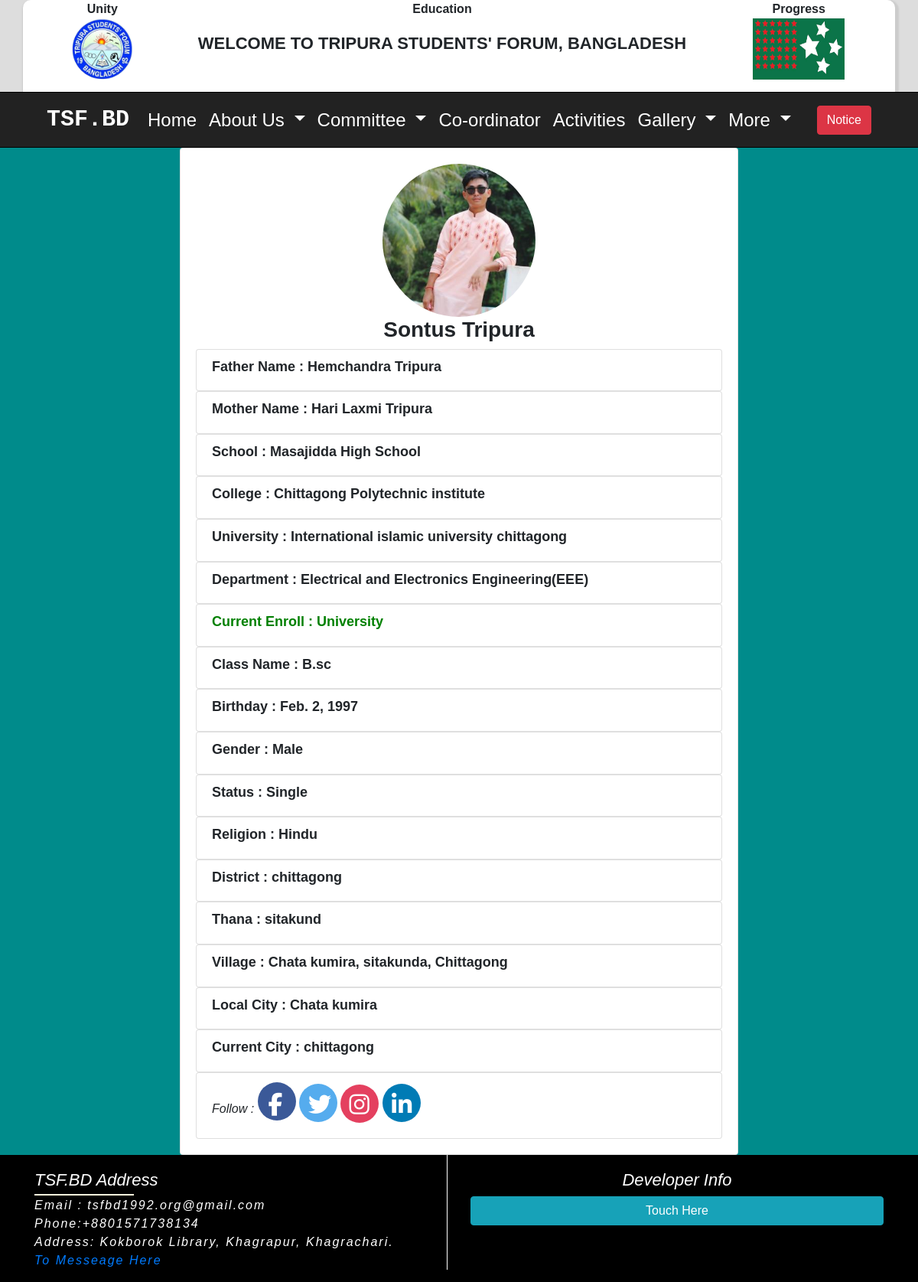
Screenshot of /profile/5/ with the database file from the repository.
### Home_app/models.py (models this page shows, shortened)
class TsfAboutSetting(models.Model):
    tsf_logo = models.ImageField(upload_to='tsf_logo', blank=True)
    tsf_flag = models.ImageField(upload_to='tsf_flag', blank=True)
    tsf_greeting = models.CharField(max_length=255, blank=True)
    country = models.CharField(max_length=255, blank=True)
    tsf_phone = models.CharField(max_length=255, blank=True)
    tsf_email = models.EmailField(max_length=255, blank=True)
    tsf_address = models.TextField(blank=True)
    tsf_about = models.TextField(blank=True)
    tsf_president_name = models.CharField(max_length=255, blank=True)
    tsf_president_photo = models.ImageField(upload_to='president_photo')
    tsf_president_title = models.CharField(max_length=255, blank=True)
    tsf_president_about = models.TextField(blank=True)
    tsf_secretary_name = models.CharField(max_length=255, blank=True)
    tsf_secretary_photo = models.ImageField(upload_to='secretary_photo')
    tsf_secretary_title = models.CharField(max_length=255, blank=True)
    tsf_secretary_about = models.TextField(blank=True)
    tsf_fb_link = models.URLField(max_length=255, blank=True)
    tsf_twitter_link = models.URLField(max_length=255, blank=True)
    tsf_instagram_link = models.URLField(max_length=255, blank=True)
    tsf_linkdin_link = models.URLField(max_length=255, blank=True)
    tsf_youtube_link = models.URLField(max_length=255, blank=True)
    class Meta:
        verbose_name_plural = "TSF ABOUT"

### Profile_app/models.py (models this page shows, shortened)
class Profile(models.Model):
    user = models.OneToOneField(User, on_delete=models.CASCADE)
    photo = models.ImageField(default='default.jpg', upload_to='profile_pic')
    university = models.CharField(max_length=100, blank=True)
    School = models.CharField(max_length=100, blank=True)
    college = models.CharField(max_length=100, blank=True)
    gender = models.CharField(max_length=20, default="Male", choices=(("Male", "Male"), ("Female", "Female")))
    status = models.CharField(max_length=30, default="Single", choices=(("Single", "Single"), ("Married", "Married"), ("In a Relationship","In a Relationship")))
    fathername = models.CharField(max_length=50, blank=True)
    mothername = models.CharField(max_length=50, blank=True)
    deparment = models.CharField(max_length=50, blank=True)
    current_enroll = models.ForeignKey(StudentCategory, on_delete=models.CASCADE, null=True, blank=True, related_name="current_enroll")
    religion = models.CharField(max_length=20, blank=True)
    Class = models.CharField(max_length=50, blank=True)
    Village = models.CharField(max_length=150, blank=True)
    thana = models.CharField(max_length=50, blank=True)
    phone = models.CharField(max_length=12, blank=True)
    district = models.CharField(max_length=100, blank=True)
    current_city = models.CharField(max_length=100, blank=True)
    local_city = models.CharField(max_length=100, blank=True)
    birthday = models.DateField(default="1990-02-02", null=True, blank=True)
    facebook = models.URLField(blank=True)
    twitter = models.URLField(blank=True)
    instagram = models.URLField(blank=True)
    linkdin = models.URLField(blank=True)

class StudentCategory(models.Model):
    current_enroll_name = models.CharField(max_length=100,  null=True, blank=True)
    def __str__(self):
        return self.current_enroll_name

### Profile_app/views.py (the view)
# urls.py: path('profile/<int:pk>/', views.view_profile, name='view_profile'),
def view_profile(request, pk=None):
    if pk:
        user = User.objects.get(pk=pk)
    else:
        user = request.user
    arg = {'user': user,}
    return render(request, 'Profile_app/profile_views.html', arg)

### About_app/context_processors.py (called while the page is built)
def about_categories(request):
    about_categories = Category.objects.all()
    return {'about_categories': about_categories }

### Home_app/context_processors.py (called while the page is built)
def about_inform(request):
    about_inform = TsfAboutSetting.objects.first()
    return {'about_inform': about_inform}

def developer_info(request):
    developer_info = DeveloperInfo.objects.first()
    return {'developer_info': developer_info}

### templates/Profile_app/profile_views.html (shortened to what this page needs)
{% extends 'home/base.html' %}
{% load static %}
{% block body %}
<section class="login_page_section">
<div class="container">
  <div class="row justify-content-center">
<div class="col-md-8">
  <div class="card central_leeader_detail_section">
    <div class="card-body">
<div class="text-center">
  {% if user.profile.photo %}
     <img src="{{ user.profile.photo.url }}" alt="" class="rounded-circle profile-detail-pic">
{% endif %}
<h3 class="name">{{ user.first_name }} <span class="lastname">{{ user.last_name }}</h3>
</div>
<ul class="list-group list_group">
  <li class="list-group-item">
    <h2 class="title_name">Father Name : <span class="name_of_profile">{{ user.profile.fathername }}</span></h2>
  </li>
</ul>
<ul class="list-group list_group">
  <li class="list-group-item">
    <h2 class="title_name">Mother Name : <span class="name_of_profile">{{ user.profile.mothername }}</span></h2>
  </li>
</ul>
<ul class="list-group list_group">
  <li class="list-group-item">
    <h2 class="title_name">School : <span class="name_of_profile">{{ user.profile.School }}</span></h2>
  </li>
</ul>
<ul class="list-group list_group">
  <li class="list-group-item">
    <h2 class="title_name">College : <span class="name_of_profile">{{ user.profile.college }}</span></h2>
  </li>
</ul>
<ul class="list-group list_group">
  <li class="list-group-item ">
    <h2 class="title_name">University : <span class="name_of_profile">{{ user.profile.university }}</span></h2>
  </li>
</ul>
<ul class="list-group list_group">
  <li class="list-group-item">
    <h2 class="title_name">Department : <span class="name_of_profile">{{ user.profile.deparment }}</span></h2>
  </li>
</ul>
<ul class="list-group list_group">
  <li class="list-group-item ">
    <h2 class="current_enroll">Current Enroll : <span class="current_enroll">{{ user.profile.current_enroll }}</span></h2>
  </li>
</ul>
<ul class="list-group list_group">
  <li class="list-group-item ">
    <h2 class="title_name">Class Name : <span class="name_of_profile">{{ user.profile.Class }}</span></h2>
  </li>
</ul>
<ul class="list-group list_group">
  <li class="list-group-item ">
    <h2 class="title_name">Birthday : <span class="name_of_profile">{{ user.profile.birthday }}</span></h2>
  </li>
</ul>
<ul class="list-group list_group">
  <li class="list-group-item ">
    <h2 class="title_name">Gender : <span class="name_of_profile">{{ user.profile.gender }}</span></h2>
  </li>
</ul>
<ul class="list-group list_group">
  <li class="list-group-item ">
    <h2 class="title_name">Status : <span class="name_of_profile">{{ user.profile.status }}</span></h2>
  </li>
</ul>
<ul class="list-group list_group">
  <li class="list-group-item ">
    <h2 class="title_name">Religion : <span class="name_of_profile">{{ user.profile.religion }}</span></h2>
  </li>
</ul>
<ul class="list-group list_group">
  <li class="list-group-item ">
    <h2 class="title_name">District : <span class="name_of_profile">{{ user.profile.district }}</span></h2>
  </li>
</ul>
<ul class="list-group list_group">
  <li class="list-group-item ">
    <h2 class="title_name">Thana : <span class="name_of_profile">{{ user.profile.thana }}</span></h2>
  </li>
</ul>
<ul class="list-group list_group">
  <li class="list-group-item ">
    <h2 class="title_name">Village : <span class="name_of_profile">{{ user.profile.Village }}</span></h2>
  </li>
</ul>
<ul class="list-group list_group">
  <li class="list-group-item ">
    <h2 class="title_name">Local City : <span class="name_of_profile">{{ user.profile.local_city }}</span></h2>
  </li>
</ul>
<ul class="list-group list_group">
  <li class="list-group-item ">
    <h2 class="title_name">Current City : <span class="name_of_profile">{{ user.profile.current_city }}</span></h2>
  </li>
</ul>
<ul class="list-group list_group">
  <li class="list-group-item ">
<h2 class="social_link"> Follow :
  <a href="{{ user.profile.facebook}}"><i class="fab fa-facebook-f fbcolor"></i></a>
  <a href="{{ user.profile.twitter}}"><i class="fab fa-twitter twittercolor"></i></a>
  <a href="{{ user.profile.instagram}}"><i class="fab fa-instagram instagramcolor"></i></a>
   <a href="{{ user.profile.linkdin}}"><i class="fab fa-linkedin-in link-IN "></i></a>
</h2>
  </li>
</ul>
</div>
</div>
</div>
  </div>
</section>
{% endblock %}

### templates/home/banner.html
{% load static %}
<section id="banner_section">
  <div class="container logoheder">
     <div class="tsf-logo-box">
       <p  class="dignity">Unity</p>
       <img src="{{ about_inform.tsf_logo.url }}" alt="logo" class="tsf_logo_banner">
     </div>
     <div class="tsf-text-box">
       <p class="dignity">Education</p>
      <h3 class="banner_text">{{ about_inform.tsf_greeting}}, {{ about_inform.country}}</h3>
    </div>
    <div class="tsf-flag-box">
      <p  class="dignity">Progress</p>
      <img src="{{ about_inform.tsf_flag.url}}" alt="flag" class="tsf_flag_banner">
    </div>
    </div>
    </section>

### templates/home/footer.html (shortened to what this page needs)
<div class="container">
    <div class="row">
       <div class="col-md-6">
   <div class="side_left">
    <ul class="footer_list">
      <h2 class="Tsf_info">TSF.BD Address </h2>
       <li class="tsf_email"> Email : {{ about_inform.tsf_email }}</li>
       <li> Phone:{{ about_inform.tsf_phone }}</li>
       <li> Address: {{ about_inform.tsf_address }}</li>
       <li> <a href="{% url 'contact' %}">To Messeage Here</a></li>
     </ul>
   </div>
       </div>
       <div class="col-md-6">
<div class="footer_list">
  <h2 class="developer_title">Developer Info</h2>
<button type="button" class="btn btn-info btn-block" data-toggle="modal" data-target="#exampleModalCenter">
Touch Here
</button>
</div>
            </div>
    </div>
</div>

### Home_app/static/css/home.css (style rules this page uses)
* { margin: 0; padding: 0; }
body { font-family: 'Poppins', sans-serif; }
.logoheder { height: 120px; background: #fff; overflow: hidden; border-radius:10px 10px 0px 0px; box-shadow: 2px 3px 2px 3px #ccc; }
.dignity { margin: 0; padding: 0; text-align: center; text-transform: capitalize; font-weight: bold; }
.tsf-logo-box { text-align: center; float: left; width: 16%; }
.tsf_logo_banner { height: 80px; width: 80px; border-radius: 50%; }
.tsf-text-box { margin-left: -22px; text-align: center; width: 68%; float: left; }
.tsf_flag_banner { height: 80px; width: 120px; }
.tsf-flag-box { text-align: center; float: left; width: 16%; }
.banner_text { margin-top: 20px; font-weight: bold; text-transform: uppercase; font-size: 22px; }
.fa-linkedin-in { background: #007bb5; color: white; }

### Home_app/static/css/leader_app.css (style rules this page uses)
.social_link { font-size: 16px; }
.instagramcolor { width: 40px; height: 40px; border-radius: 50px; align-items: center; padding: 11px; font-size: 15px; background:#E4405F; color: white; }
.link-IN { background: #007bb5; color: white; width: 40px; height: 40px; border-radius: 50px; align-items: center; padding: 12px; font-size: 25px; }
.twittercolor { width: 40px; height: 40px; border-radius: 50px; align-items: center; padding: 12px; font-size: 25px; background: #55ACEE; color: white; }
.fbcolor { width: 40px; height: 40px; border-radius: 50px; align-items: center; padding: 14px; font-size: 25px; background: #3B5998; color: white; }

### Home_app/static/css/photo.css (style rules this page uses)
.list-group-item a { text-decoration: none; color: black; }

### Home_app/static/css/profile_app.css (style rules this page uses)
.profile-detail-pic { width: 200px; height: 200px; }
.name { text-transform: capitalize; font-weight: bold; }
.name_of_profile { font-weight: bold; font-size: 18px; }
.title_name { font-weight: bold; font-size: 18px; }
.current_enroll { color: green; font-size: 18px; font-weight: bold; }
.social_link { font-style: italic; }
.instagramcolor { width: 50px; height: 50px; border-radius: 50px; align-items: center; padding: 11px; font-size: 30px; background:#E4405F; color: white; }
.link-IN { background: #007bb5; color: white; width: 50px; height: 50px; border-radius: 50px; align-items: center; padding: 12px; font-size: 30px; }
.twittercolor { width: 50px; height: 50px; border-radius: 50px; align-items: center; padding: 12px; font-size: 30px; background: #55ACEE; color: white; }
.fbcolor { width: 50px; height: 50px; border-radius: 50px; align-items: center; padding: 14px; font-size: 30px; background: #3B5998; color: white; }
.login_page_section { min-height: 550px; background-color: darkcyan; }

### Home_app/static/css/footer.css (style rules this page uses)
.footer_list { padding-top: 20px; }
.side_left { border-right: 1px solid #fff; }
.footer_list li { font-size: 16px; letter-spacing: 2px; font-style: italic; list-style: none; color: #fff; }
.tsf_email { font-size: 16px; font-style: italic; }
.developer_title { text-align: center; color: #fff!important; font-size: 22px; font-style: italic; }
.Tsf_info { color: #fff; font-size: 22px; font-style: italic; position: relative; }
.Tsf_info::after { position: absolute; content: ''; height: 2px; width: 130px; display: block; margin-top: 5px; background: cornsilk; }

### rows the page displays
TsfAboutSetting: tsf_logo (picture), tsf_greeting "WELCOME TO TRIPURA STUDENTS' FORUM", country "BANGLADESH", tsf_flag (picture), tsf_email "tsfbd1992.org@gmail.com", tsf_phone "+8801571738134", tsf_address "Kokborok Library, Khagrapur, Khagrachari."

### other values shown
{{ user.first_name }} "Sontus"
{{ user.last_name }} "Tripura"
{{ user.profile.fathername }} "Hemchandra Tripura"
{{ user.profile.mothername }} "Hari Laxmi Tripura"
{{ user.profile.School }} "Masajidda High School"
{{ user.profile.college }} "Chittagong Polytechnic institute"
{{ user.profile.university }} "International islamic university chittagong"
{{ user.profile.deparment }} "Electrical and Electronics Engineering(EEE)"
{{ user.profile.current_enroll }} "University"
{{ user.profile.Class }} "B.sc"
{{ user.profile.birthday }} "Feb. 2, 1997"
{{ user.profile.gender }} "Male"
{{ user.profile.status }} "Single"
{{ user.profile.religion }} "Hindu"
{{ user.profile.district }} "chittagong"
